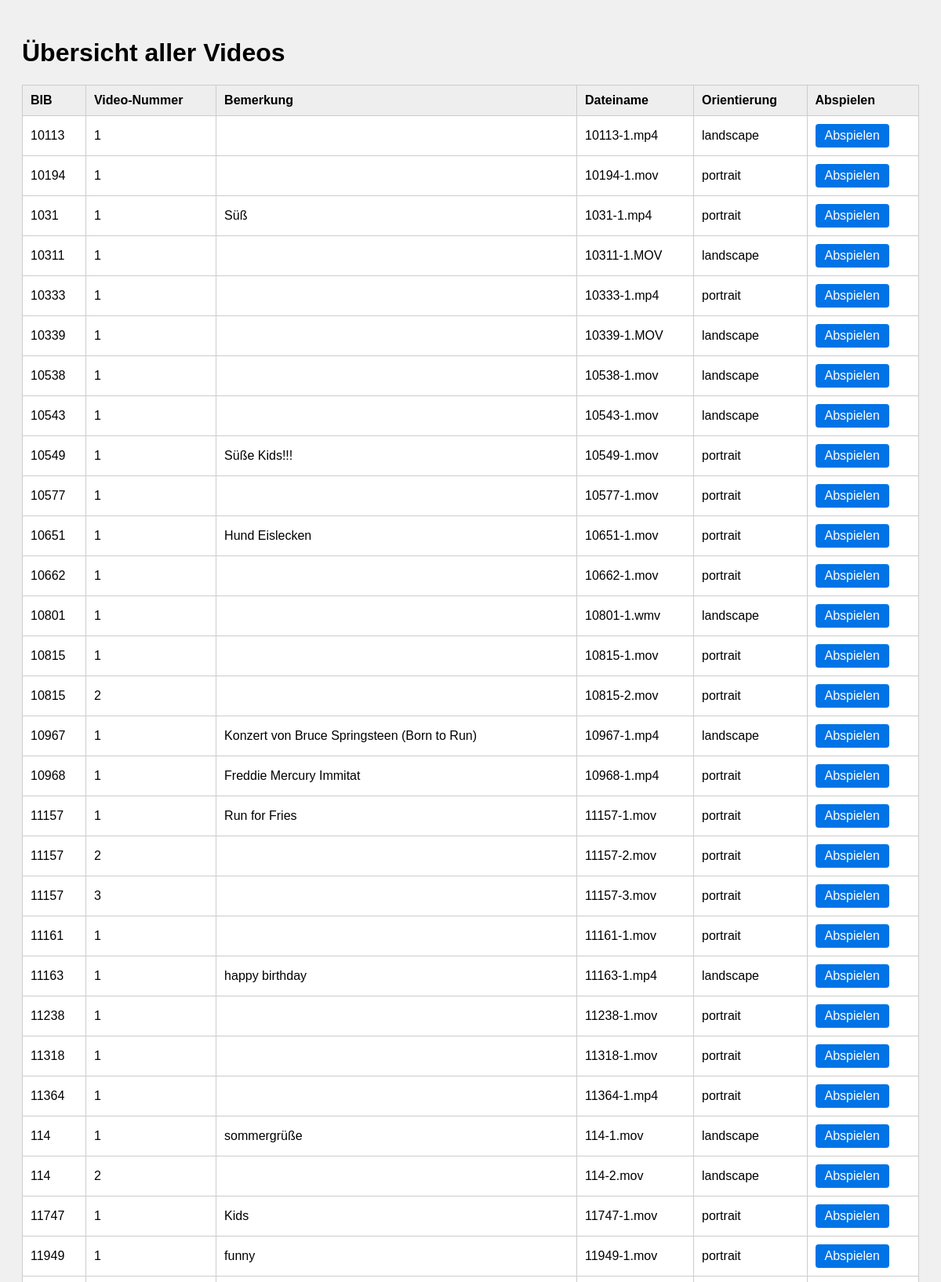
The page /legacy-php/video_list.php (upper part) on the database its author committed.
### tables this page shows
CREATE TABLE `event_video` (
  `id` int(11) NOT NULL,
  `event_id` varchar(255) NOT NULL,
  `bib` varchar(255) NOT NULL,
  `video_count` int(3) NOT NULL,
  `videoname` varchar(255) NOT NULL,
  `upload_time` timestamp NOT NULL DEFAULT current_timestamp(),
  `orientation` int(2) NOT NULL,
  `screen_id` int(2) NOT NULL DEFAULT 1,
  `played_time` timestamp NULL DEFAULT NULL,
  `played` int(2) NOT NULL,
  `detection_time` timestamp NULL DEFAULT NULL,
  `detection` int(2) NOT NULL,
  `ready` int(2) NOT NULL,
  `approved` int(2) NOT NULL,
  `trash` int(1) NOT NULL,
  `remark` text DEFAULT NULL
);

### legacy-php/video_list.php (the view, shortened to what this page needs)
<?php
$dsn = "mysql:host=localhost;dbname=web109_db10;charset=utf8mb4";
$user = "web109_10";
$pass = "dbMsvdu209!";
$pdo = new PDO($dsn, $user, $pass, [
    PDO::ATTR_ERRMODE => PDO::ERRMODE_EXCEPTION,
    PDO::ATTR_DEFAULT_FETCH_MODE => PDO::FETCH_ASSOC
]);
try {
    $pdo = new PDO($dsn, $user, $pass, $options);
} catch (PDOException $e) {
    die("DB-Verbindung fehlgeschlagen: " . $e->getMessage());
}
$stmt = $pdo->query("SELECT bib, video_count, videoname, orientation, remark FROM event_video WHERE approved = 1 AND trash = 0 ORDER BY bib, video_count ASC");
$videos = $stmt->fetchAll();
?>
<!DOCTYPE html>
<html lang="de">
<head>
</head>
<body>
<h1>Übersicht aller Videos</h1>
<table>
    <thead>
        <tr>
            <th>BIB</th>
            <th>Video-Nummer</th>
            <th>Bemerkung</th>
            <th>Dateiname</th>
            <th>Orientierung</th>
            <th>Abspielen</th>
        </tr>
    </thead>
    <tbody>
        <?php foreach ($videos as $v): ?>
        <tr>
            <td><?= htmlspecialchars($v['bib']) ?></td>
            <td><?= htmlspecialchars($v['video_count']) ?></td>
            <td><?= htmlspecialchars($v['remark']) ?></td>
            <td><?= htmlspecialchars($v['videoname']) ?></td>
            <td><?= $v['orientation'] == 1 ? 'portrait' : 'landscape' ?></td>
            <td>
                <a class="button"
                   href="video_with_bg.php?file=<?= rawurlencode($v['videoname']) ?>&orientation=<?= $v['orientation']==1?'portrait':'landscape' ?>"
                   target="_blank">Abspielen</a>
            </td>
        </tr>
        <?php endforeach; ?>
    </tbody>
</table>
</body>
</html>

### legacy-php/video_list.php (style rules this page uses)
body { font-family: sans-serif; padding: 20px; background-color: #f0f0f0; }
table { border-collapse: collapse; width: 100%; background: white; }
th, td { padding: 10px; border: 1px solid #ccc; text-align: left; }
th { background-color: #eee; }
a.button { display: inline-block; padding: 6px 12px; background: #0073e6; color: white; text-decoration: none; border-radius: 4px; }

### rows shown on the page
event_video: bib "10113", video_count "1", videoname "10113-1.mp4", orientation "landscape"
event_video: bib "10194", video_count "1", videoname "10194-1.mov", orientation "portrait"
event_video: bib "1031", video_count "1", remark "Süß", videoname "1031-1.mp4", orientation "portrait"
event_video: bib "10311", video_count "1", videoname "10311-1.MOV", orientation "landscape"
event_video: bib "10333", video_count "1", videoname "10333-1.mp4", orientation "portrait"
event_video: bib "10339", video_count "1", videoname "10339-1.MOV", orientation "landscape"
event_video: bib "10538", video_count "1", videoname "10538-1.mov", orientation "landscape"
event_video: bib "10543", video_count "1", videoname "10543-1.mov", orientation "landscape"
event_video: bib "10549", video_count "1", remark "Süße Kids!!!", videoname "10549-1.mov", orientation "portrait"
event_video: bib "10577", video_count "1", videoname "10577-1.mov", orientation "portrait"
event_video: bib "10651", video_count "1", remark "Hund Eislecken", videoname "10651-1.mov", orientation "portrait"
event_video: bib "10662", video_count "1", videoname "10662-1.mov", orientation "portrait"
event_video: bib "10801", video_count "1", videoname "10801-1.wmv", orientation "landscape"
event_video: bib "10815", video_count "1", videoname "10815-1.mov", orientation "portrait"
event_video: bib "10815", video_count "2", videoname "10815-2.mov", orientation "portrait"
event_video: bib "10967", video_count "1", remark "Konzert von Bruce Springsteen (Born to Run)", videoname "10967-1.mp4", orientation "landscape"
event_video: bib "10968", video_count "1", remark "Freddie Mercury Immitat", videoname "10968-1.mp4", orientation "portrait"
event_video: bib "11157", video_count "1", remark "Run for Fries", videoname "11157-1.mov", orientation "portrait"
event_video: bib "11157", video_count "2", videoname "11157-2.mov", orientation "portrait"
event_video: bib "11157", video_count "3", videoname "11157-3.mov", orientation "portrait"
event_video: bib "11161", video_count "1", videoname "11161-1.mov", orientation "portrait"
event_video: bib "11163", video_count "1", remark "happy birthday", videoname "11163-1.mp4", orientation "landscape"
event_video: bib "11238", video_count "1", videoname "11238-1.mov", orientation "portrait"
event_video: bib "11318", video_count "1", videoname "11318-1.mov", orientation "portrait"
event_video: bib "11364", video_count "1", videoname "11364-1.mp4", orientation "portrait"
event_video: bib "114", video_count "1", remark "sommergrüße", videoname "114-1.mov", orientation "landscape"
event_video: bib "114", video_count "2", videoname "114-2.mov", orientation "landscape"
event_video: bib "11747", video_count "1", remark "Kids", videoname "11747-1.mov", orientation "portrait"
event_video: bib "11949", video_count "1", remark "funny", videoname "11949-1.mov", orientation "portrait"
